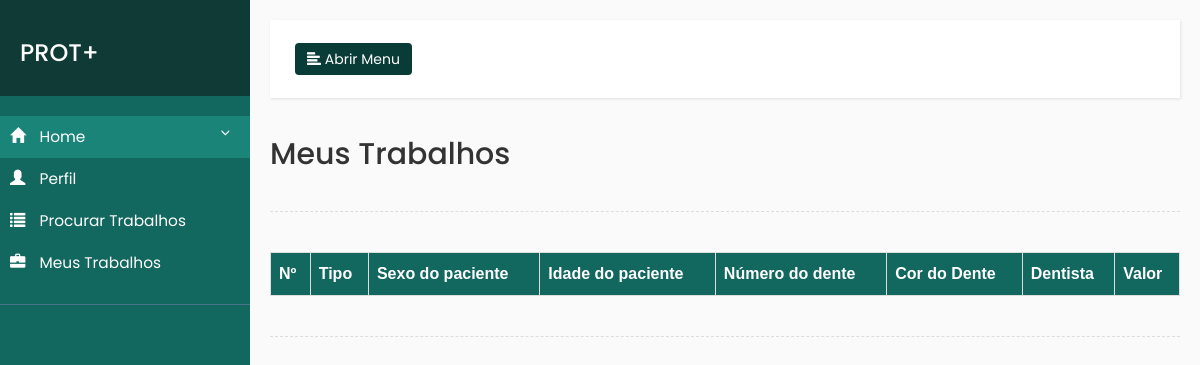
The app's page /visualizarTrabalho.php (signed in), older data.
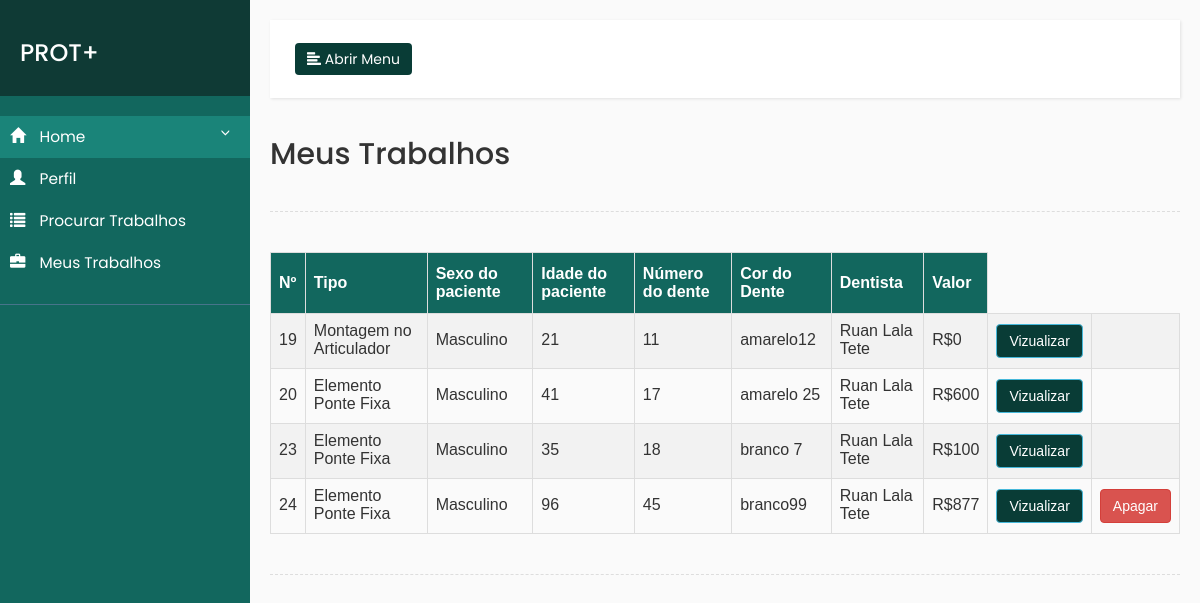
The same page, newer data.
### tables this page shows
CREATE TABLE `pedidos` (
  `id` int(50) NOT NULL,
  `trabalho` varchar(100) NOT NULL,
  `sexo` varchar(50) NOT NULL,
  `idade_paciente` varchar(50) NOT NULL,
  `num_dente` varchar(50) NOT NULL,
  `cor_dente` varchar(50) NOT NULL,
  `obs` varchar(500) NOT NULL,
  `dentista` varchar(500) NOT NULL,
  `disponibilidade` varchar(400) NOT NULL,
  `protetico_resp` varchar(500) NOT NULL,
  `valor_medio` int(10) NOT NULL,
  `estado` varchar(500) NOT NULL,
  `data_entrega` date NOT NULL,
  `disponibilidade2` varchar(500) NOT NULL
);

### visualizarTrabalho.php (the view, shortened to what this page needs)
<?php
include("conecta.php");
$logado = $_SESSION['login'];
$consulta1 = "SELECT * FROM login WHERE login = '$logado'";
$con1 = $conexao ->query($consulta1) or die ($con1->error);
$dado1 = $con1->fetch_array();
$nome = $dado1["nome"];
$consulta = "SELECT * FROM pedidos WHERE protetico_resp = '$nome' AND disponibilidade2 = 'Aceito'";
$con = $conexao ->query($consulta) or die ($con->error);
?>
<html>
    <head>
        <link rel="stylesheet" href="https://maxcdn.bootstrapcdn.com/bootstrap/3.3.7/css/bootstrap.min.css">
        <link rel="stylesheet" href="css/sidebar.css">
    </head>
    <body>
        <div class="wrapper">
            <nav id="sidebar">
                <div class="sidebar-header">
                    <h3>PROT+</h3>
                </div>
                <ul class="list-unstyled components">
                    <li class="active">
                        <a href="#homeSubmenu" data-toggle="collapse" aria-expanded="false">
                            <i class="glyphicon glyphicon-home"></i>
                            Home
                        </a>
                    </li>
                    <li>
                        <a href="#">
                            <i class="glyphicon glyphicon-user"></i>
                            Perfil
                        </a>
                    </li>
                    <li>
                        <a href="trabalhosProtetico.php?estado=">
                            <i class="glyphicon glyphicon-list"></i>
                            Procurar Trabalhos
                        </a>
                    </li>
                    <li>
                        <a href="visualizarTrabalho.php">
                            <i class="glyphicon glyphicon-briefcase"></i>
                            Meus Trabalhos
                        </a>
                    </li>
                </ul>
            </nav>
            <div id="content" style="width: 100%;">
                <nav class="navbar navbar-default">
                    <div class="container-fluid" >
                        <div class="navbar-header">
                            <button type="button" id="sidebarCollapse" class="btn btn-info navbar-btn">
                                <i class="glyphicon glyphicon-align-left"></i>
                                <span>Abrir Menu</span>
                            </button>
                        </div>
                        <div class="collapse navbar-collapse" id="bs-example-navbar-collapse-1">
                        </div>
                    </div>
                </nav>
                <h2>Meus Trabalhos</h2>
                <div class="line"></div>
                <table id="tabelaCustom">
                    <tr>
                        <th>Nº</th>
                        <th>Tipo</th>
                        <th>Sexo do paciente</th>
                        <th>Idade do paciente</th>
                        <th>Número do dente</th>
                        <th>Cor do Dente</th>
                        <th>Dentista</th>
                        <th>Valor</th>
                    </tr>
                    <?php while($dado = $con->fetch_array()){?>
                    <tr>
                        <td style="padding-bottom: 10px;"><?php echo $dado["id"];?></td>
                        <td style="padding-bottom: 10px;"><?php echo $dado["trabalho"];?></td>
                        <td style="padding-bottom: 10px;"><?php echo $dado["sexo"];?></td>
                        <td style="padding-bottom: 10px;"><?php echo $dado["idade_paciente"];?></td>
                        <td style="padding-bottom: 10px;"><?php echo $dado["num_dente"];?></td>
                        <td style="padding-bottom: 10px;"><?php echo $dado["cor_dente"];?></td>
                        <td style="padding-bottom: 10px;"><?php echo $dado["dentista"];?></td>
                        <td style="padding-bottom: 10px;">R$<?php echo $dado["valor_medio"];?></td>
                        <td><button  type="button" class="btn btn-info" data-toggle="modal" data-target="#alterarMODAL<?php echo $dado["id"]?>">Vizualizar</button></td>
                       <form action="deletarPedido2.php" method="get">
                        <td><button hidden=""<?php if ($dado["disponibilidade"] != "Pronto") echo "type='submit' onclick='deletado_Sucesso()' class='btn btn-danger'"?> >Apagar</button></td>
                        </form>
                        <div class="modal fade" id="alterarMODAL<?php echo $dado["id"]?>" role="dialog">
                           <div class="modal-dialog">
                             <div class="modal-content">
                               <div class="modal-body">
                                <form action="trabalhoPronto.php" method="get">
                                <div class="row">
                                    <div class="col-md-4">
                                 <p><b>Sexo<b></p>
                                    </div>
                             </div>
                                </form>
                               </div>
                             </div>
                           </div>
                         </div>
                    </tr>
                    <?php } ?>
                </table>
                <div class="line"></div>
            </div>
        </div>
    </body>
</html>

### css/sidebar.css (style rules this page uses)
body { font-family: 'Poppins', sans-serif; background: #fafafa; }
.btn-info { background: #093c36; }
p { font-family: 'Poppins', sans-serif; font-size: 1.1em; font-weight: 300; line-height: 1.7em; color: #999; }
a, a:hover, a:focus { color: inherit; text-decoration: none; transition: all 0.3s; }
.navbar { padding: 15px 10px; background: #fff; border: none; border-radius: 0; margin-bottom: 40px; box-shadow: 1px 1px 3px rgba(0, 0, 0, 0.1); }
.navbar-btn { box-shadow: none; outline: none !important; border: none; }
.line { width: 100%; height: 1px; border-bottom: 1px dashed #ddd; margin: 40px 0; }
i, span { display: inline-block; }
.wrapper { display: flex; align-items: stretch; }
#sidebar { min-width: 250px; max-width: 250px; background: #12675e; color: #fff; transition: all 0.3s; }
#sidebar ul li a { text-align: left; }
#sidebar .sidebar-header { padding: 20px; background: #0f3a35; }
#sidebar ul.components { padding: 20px 0; border-bottom: 1px solid #47748b; }
#sidebar ul li a { padding: 10px; font-size: 1.1em; display: block; }
#sidebar ul li a i { margin-right: 10px; }
#sidebar ul li.active > a, a[aria-expanded="true"] { color: #fff; background:#1a8479; }
a[data-toggle="collapse"] { position: relative; }
a[aria-expanded="false"]::before, a[aria-expanded="true"]::before { content: '\e259'; display: block; position: absolute; right: 20px; font-family: 'Glyphicons Halflings'; font-size: 0.6em; }
#content { padding: 20px; min-height: 100vh; transition: all 0.3s; max-width: 100%; }

### visualizarTrabalho.php (style rules this page uses)
#tabelaCustom { font-family: "Trebuchet MS", Arial, Helvetica, sans-serif; border-collapse: collapse; width: 100%; }
#tabelaCustom td, #tabelaCustom th { border: 1px solid #ddd; padding: 8px; }
#tabelaCustom tr:nth-child(even) { background-color: #f2f2f2; }
#tabelaCustom th { padding-top: 12px; padding-bottom: 12px; text-align: left; background-color: #12675e; color: white; }

Row changes from the older to the newer data that the page shows:
added pedidos: id "19", trabalho "Montagem no Articulador", sexo "Masculino", idade_paciente "21", num_dente "11", cor_dente "amarelo12", dentista "Ruan Lala Tete", valor_medio "0"
added pedidos: id "20", trabalho "Elemento Ponte Fixa", sexo "Masculino", idade_paciente "41", num_dente "17", cor_dente "amarelo 25", dentista "Ruan Lala Tete", valor_medio "600"
added pedidos: id "23", trabalho "Elemento Ponte Fixa", sexo "Masculino", idade_paciente "35", num_dente "18", cor_dente "branco 7", dentista "Ruan Lala Tete", valor_medio "100"
added pedidos: id "24", trabalho "Elemento Ponte Fixa", sexo "Masculino", idade_paciente "96", num_dente "45", cor_dente "branco99", dentista "Ruan Lala Tete", valor_medio "877"
